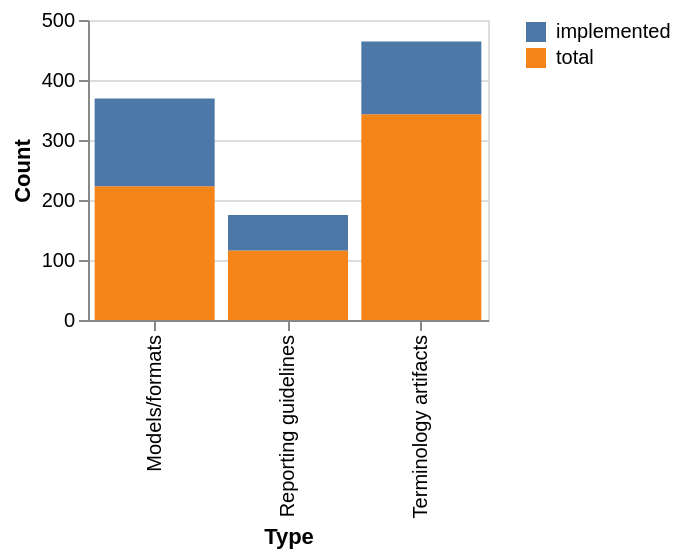

The Vega-Lite source for this figure:
### Vega-Lite specification from a JSON file in a GitHub repository (floating-point values rounded to 4 significant figures)
{"$schema": "https://vega.github.io/schema/vega-lite/v2.json", "data": {"values": [{"name": "Reporting guidelines", "type": "total", "value": 116}, {"name": "Reporting guidelines", "type": "implemented", "value": 59}, {"name": "Models/formats", "type": "total", "value": 223}, {"name": "Models/formats", "type": "implemented", "value": 146}, {"name": "Terminology artifacts", "type": "total", "value": 343}, {"name": "Terminology artifacts", "type": "implemented", "value": 121}]}, "mark": "bar", "encoding": {"x": {"field": "name", "type": "nominal", "axis": {"title": "Type"}}, "y": {"field": "value", "type": "quantitative", "axis": {"title": "Count"}}, "color": {"field": "type", "type": "nominal", "legend": {"title": ""}}}, "config": {"facet": {"cell": {"strokeWidth": 0}}, "axis": {"domainWidth": 1}}, "width": 200, "height": 150}
